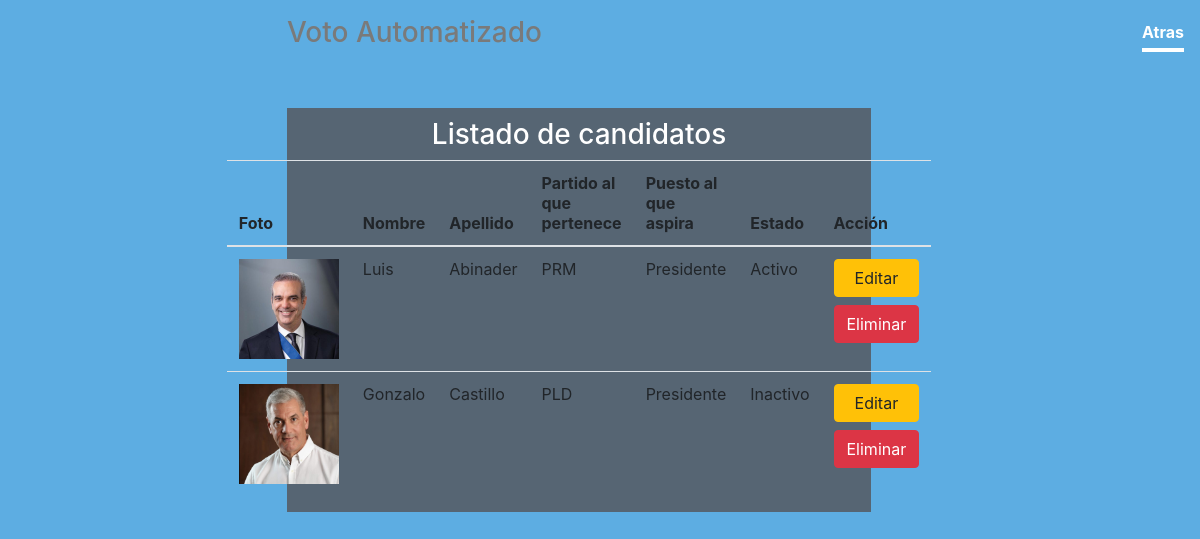
Screenshot of /candidatos/listarcandidato.php (signed in) with the database file from the repository.
### tables this page shows
CREATE TABLE `candidatos` (
  `Id` int(11) NOT NULL,
  `Nombre` varchar(100) DEFAULT NULL,
  `Apellido` varchar(100) DEFAULT NULL,
  `Partido` int(200) DEFAULT NULL,
  `Puesto` int(200) DEFAULT NULL,
  `Foto` varchar(500) NOT NULL,
  `Estado` bit(1) DEFAULT NULL,
  `voto` int(11) DEFAULT NULL
);

CREATE TABLE `partido` (
  `Id` int(11) NOT NULL,
  `Nombre` varchar(150) DEFAULT NULL,
  `Descripcion` varchar(400) DEFAULT NULL,
  `Logo_Partido` varchar(500) NOT NULL,
  `Estado` bit(1) DEFAULT NULL
);

CREATE TABLE `puesto_electivo` (
  `Id` int(11) NOT NULL,
  `Nombre` varchar(100) DEFAULT NULL,
  `Descripcion` varchar(400) DEFAULT NULL,
  `Estado` bit(1) DEFAULT NULL
);

### database/Context.php (called while the page is built, shortened)
<?php
class Context{
    function __construct($directory)
    {
$this->filehandler = new JsonFileHandler($directory,"configuration");
$this->db = new mysqli("localhost","root","","proyecto_final");
    }
}
?>

### database/JsonFileHandler.php (called while the page is built, shortened)
<?php
class JsonFileHandler implements FileHandler{
public $directory;
public $filename;
function __construct($directory, $filename){
$this->directory = $directory;
$this->filename = $filename;
}
    function ReadConfiguration(){
        $path = $this->directory . "/". $this->filename  . ".json";
        if(file_exists($path)){
          $file = fopen($path, "r");
          $contents = fread($file,filesize($path));
          fclose($file);
          return json_decode($contents);
        }
        else{
            return false;
        }
          }
}
?>

### candidatos/candidatoservice.php (called while the page is built, shortened)
<?php
class candidatoservice implements Iserviciobase{
    private $context;
    public function __construct($directory){
        $this->context = new Context($directory);
    }
    public function Getlista(){
        $listarcandidato = array();
        $stmt = $this->context->db->prepare("select * from candidatos");
        $stmt->execute();
        $result= $stmt->get_result();
        if($result->num_rows === 0){
            return $listarcandidato;
        }else{
            while($row = $result->fetch_object()){
              $candidato = new candidato();
                $candidato->ID= $row->Id;
                $candidato->Nombre= $row->Nombre;
                $candidato->Apellido= $row->Apellido;
                $candidato->Partido= $row->Partido;
                $candidato->Puesto= $row->Puesto;
                $candidato->Foto= $row->Foto;
                $candidato->Estado= $row->Estado;
                $candidato->voto = $row->voto;
                array_push($listarcandidato,$candidato);
            }
        }
    return $listarcandidato;
    }
}

### partidos/partidoservice.php (called while the page is built, shortened)
<?php
class partidoservice implements Iserviciobase{
    private $context;
    public function __construct($directory){
        $this->context = new Context($directory);
    }
    public function Getlista(){
        $listarpartido = array();
        $stmt = $this->context->db->prepare("SELECT * FROM partido");
        $stmt->execute();
        $result= $stmt->get_result();
        if($result->num_rows === 0){
            return $listarpartido;
        }else
        {
            while($row = $result->fetch_object())
            {
                $partido = new partido();
                $partido->ID= $row->Id;
                $partido->Nombre= $row->Nombre;
                $partido->Descripcion= $row->Descripcion;
                $partido->Logo_Partido = $row->Logo_Partido;
                $partido->Estado= $row->Estado;
                array_push($listarpartido,$partido);
            }
        }
      return $listarpartido;
    }
    public function GetByid($id)
    {
      $partido = new partido();
      $stmt = $this->context->db->prepare("select * from partido where Id = ?");
      $stmt->bind_param("i",$id);
      $stmt->execute();
      $result= $stmt->get_result();
      if($result->num_rows === 0)
      {
        return null;
      }
      else
      {
        while($row = $result->fetch_object())
        {
          $partido->ID= $row->Id;
          $partido->Nombre= $row->Nombre;
          $partido->Descripcion= $row->Descripcion;
          $partido->Logo_Partido= $row->Logo_Partido;
          $partido->Estado= $row->Estado;
        }
      }
      return $partido;
    }
}

### puestoElectivo/puestoservice.php (called while the page is built, shortened)
<?php
class puestoservice implements Iserviciobase{
    private $context;
    public function __construct($directory){
        $this->context = new Context($directory);
    }
    public function GetByid($id){
        $puesto = new puestoelectivo();
     $stmt = $this->context->db->prepare("select * from puesto_electivo where ID = ?");
     $stmt->bind_param("i",$id);
        $stmt->execute();
        $result= $stmt->get_result();
        if($result->num_rows === 0){
            return null;
        }else{
            while($row = $result->fetch_object()){
                $puesto->ID= $row->Id;
                $puesto->Nombre= $row->Nombre;
                $puesto->Descripcion= $row->Descripcion;
                $puesto->Estado= $row->Estado;
            }
        }
    return $puesto;
    }
}

### candidatos/listarcandidato.php (the view, shortened to what this page needs)
<?php
include "../layout/layout.php";
require_once "candidatoservice.php";
require_once "../database/Context.php";
require_once "../database/JsonFileHandler.php";
require_once "../partidos/partidoservice.php";
require_once "../puestoElectivo/puestoservice.php";
$servicepartido = new partidoservice("database");
$listarpartido = $servicepartido->Getlista();
$servicecandidato = new candidatoservice("database");
$listarcandidato = $servicecandidato->Getlista();
$servicepuesto = new puestoservice("database");
?>
<body class="text-center">
  <div class="cover-container d-flex w-100 h-100 p-3 mx-auto flex-column">
    <header class="masthead mb-10%">
      <div class="inner">
        <nav class="nav nav-masthead justify-content-center">
          <a class="nav-link active" href="../admin/admin.php">Atras</a>
        </nav>
      </div>
    <div class="contenedor">
    <center><h3>Listado de candidatos</h3></center>
    <div class="row justify-content-center">
      <table class="table fill">
        <thead>
          <tr>
            <th>Foto</th>
            <th>Nombre</th>
            <th>Apellido</th>
            <th>Partido al que pertenece</th>
            <th>Puesto al que aspira</th>
            <th>Estado</th>
            <th colspan="2">Acción</th>
          </tr>
        </thead>
        <tbody>
        <?php
          if($listarcandidato != null)
          {
              foreach ($listarcandidato as $candidato) :
        ?>
            <td><img src="imagenes/candidato/<?php echo $candidato->Foto ?>" width="100" height="100"></td>
            <td><?=$candidato->Nombre?></td>
            <td><?=$candidato->Apellido?></td>
            <td><?=$servicepartido->GetByid($candidato->Partido)->Nombre ?></td>
            <td><?=$servicepuesto->GetByid($candidato->Puesto)->Nombre ?></td>
            <td><?php if ($candidato->Estado == 1) : echo "Activo"; else: echo "Inactivo"; endif; ?></td>
            <td>
              <a href="editarcandidato.php?id=<?php echo $candidato->ID; ?>" class="card-link btn btn-warning btn-block">Editar</a>
              <a href="eliminarcandidato.php?id=<?php echo $candidato->ID; ?>" class="card-link btn btn-danger btn-block ml-0" onclick="return confirm('¿Estas seguro de querer eliminar este candidato?')">Eliminar</a>
            </td>
        <?php
          endforeach;
        }
        ?>
        </tbody>
      </table>
    </div>
  </div>

### assents/css/style.css (style rules this page uses)
a, a:focus, a:hover { color: #fff; }
.contenedor { width: 100%; background-color: #566573 ; color: white; padding-right: 20px; padding-left: 20px; padding-top: 10px; margin-bottom: 20px; }
html, body { height: 100%; background-color: #5DADE2; }
body { display: -ms-flexbox; display: flex; color: rgb(122, 122, 122); }
.cover-container { margin-left: 50px; margin-right: 50px; }
.masthead { margin-bottom: 10%; }
.nav-masthead .nav-link { padding: .25rem 0; font-weight: 700; color: rgba(255, 255, 255, .5); background-color: transparent; border-bottom: .25rem solid transparent; }
.nav-masthead .active { color: #fff; border-bottom-color: #fff; }
@media (min-width: 48em) { .nav-masthead { float: right; } }

### rows the page displays
candidatos: Foto (picture), Nombre "Luis", Apellido "Abinader", Partido.Nombre "PRM", Puesto.Nombre "Presidente", Estado "Activo"
candidatos: Foto (picture), Nombre "Gonzalo", Apellido "Castillo", Partido.Nombre "PLD", Puesto.Nombre "Presidente", Estado "Inactivo"
